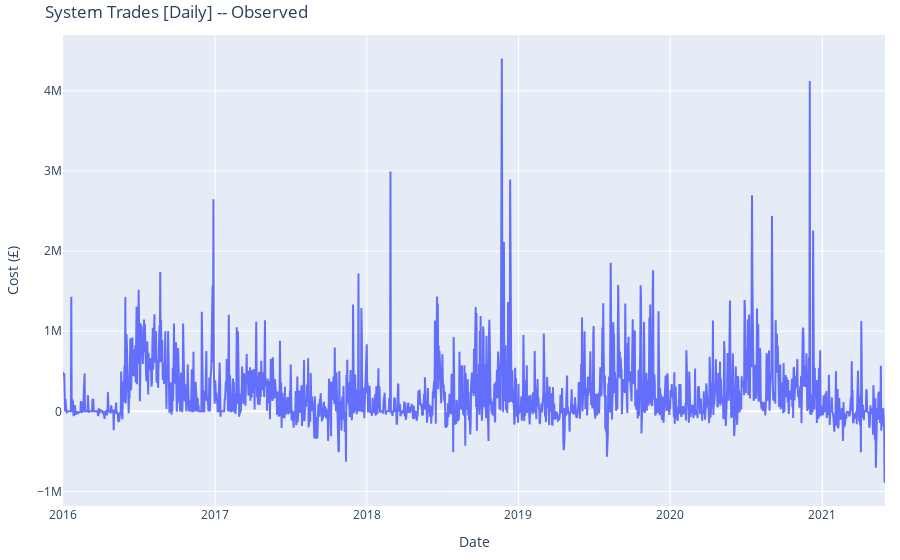
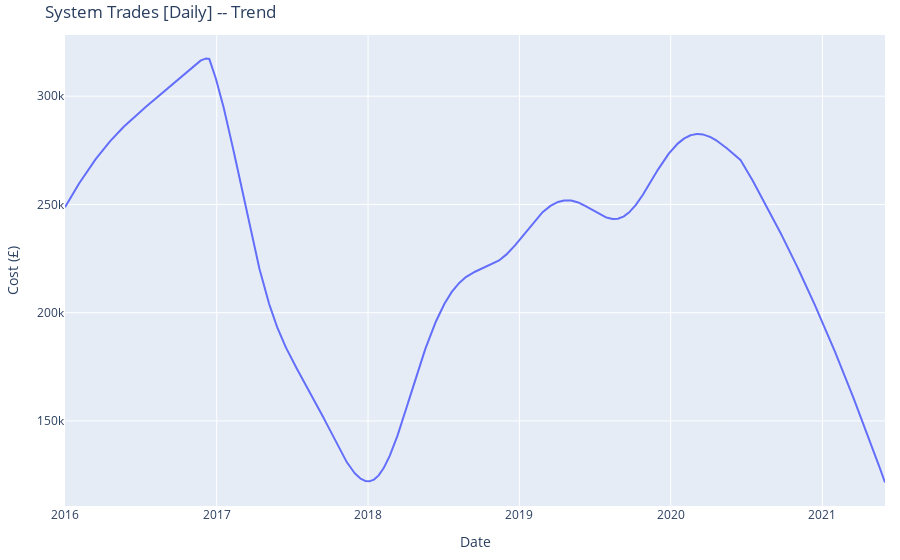
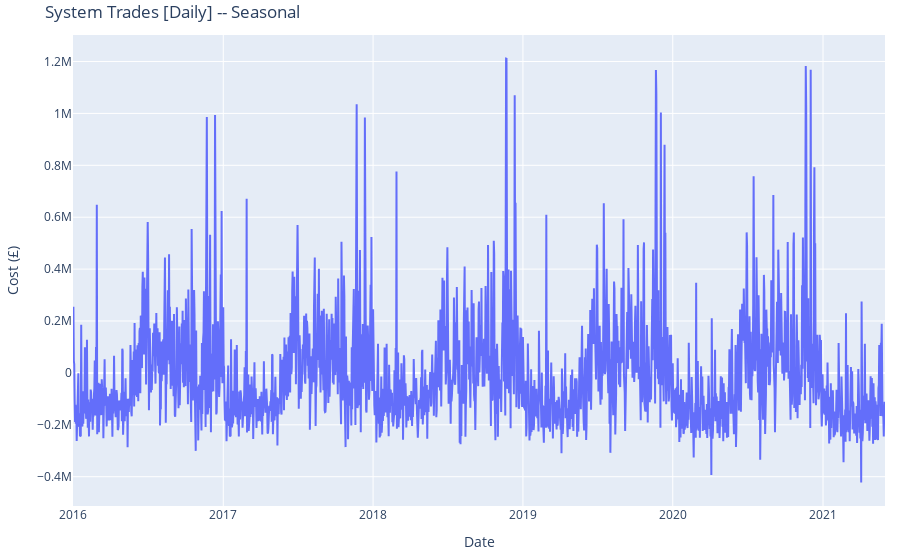
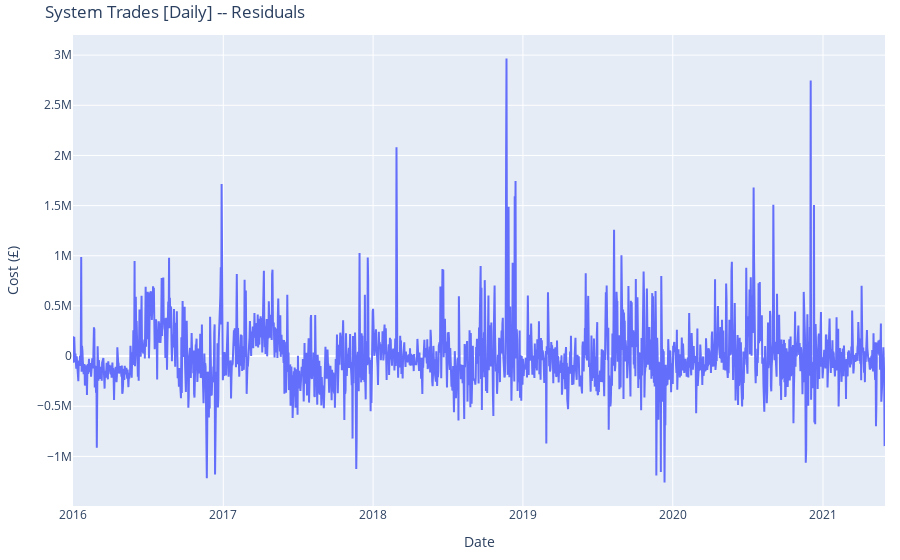

Notebook code for these charts, in order:
### Code cell
layout = go.Layout(
margin=go.layout.Margin(
        l=20, #left margin
        r=15, #right margin
        b=15, #bottom margin
        t=35, #top margin
                        ), xaxis_title="Date", yaxis_title="Cost (£)",
                    )

fig = go.Figure(data=go.Scatter(x=stlplot_sysD.observed["End Time_D&T"], y=stlplot_sysD.observed["Cost"]), 
                layout=layout)
fig.update_layout(title="System Trades [Daily] -- Observed")
fig.show()
for i, t in zip([stlplot_sysD.trend, stlplot_sysD.seasonal, stlplot_sysD.resid],["Trend","Seasonal","Residuals"]):
    # title = f"System Trades [Daily] -- {t}"
    fig = go.Figure(data=go.Scatter(x=i.index, y=i.values), layout=layout)
    fig.update_layout(title=f"System Trades [Daily] -- {t}")
    fig.show()
    
    
#! Unnecessary
#  font=dict(
#         family="Courier New, monospace",
#         # size=18,
#         color="RebeccaPurple"
#     )

### Figure 1 — Plotly figure (JSON) as saved in the notebook; plotly's stock layout.template omitted (floating-point values rounded to 4 significant figures; data arrays with more than 128 entries replaced by an {"elided": "..."} marker saying what was removed)
{"data": [{"type": "scatter", "x": {"elided": "1979 str values"}, "y": {"elided": "1979 float values"}}], "layout": {"margin": {"b": 15, "l": 20, "r": 15, "t": 35}, "title": {"text": "System Trades [Daily] -- Observed"}, "xaxis": {"title": {"text": "Date"}}, "yaxis": {"title": {"text": "Cost (£)"}}}}

### Figure 2 — Plotly figure (JSON) as saved in the notebook; plotly's stock layout.template omitted (floating-point values rounded to 4 significant figures; data arrays with more than 128 entries replaced by an {"elided": "..."} marker saying what was removed)
{"data": [{"type": "scatter", "x": {"elided": "1979 str values"}, "y": {"elided": "1979 float values"}}], "layout": {"margin": {"b": 15, "l": 20, "r": 15, "t": 35}, "title": {"text": "System Trades [Daily] -- Trend"}, "xaxis": {"title": {"text": "Date"}}, "yaxis": {"title": {"text": "Cost (£)"}}}}

### Figure 3 — Plotly figure (JSON) as saved in the notebook; plotly's stock layout.template omitted (floating-point values rounded to 4 significant figures; data arrays with more than 128 entries replaced by an {"elided": "..."} marker saying what was removed)
{"data": [{"type": "scatter", "x": {"elided": "1979 str values"}, "y": {"elided": "1979 float values"}}], "layout": {"margin": {"b": 15, "l": 20, "r": 15, "t": 35}, "title": {"text": "System Trades [Daily] -- Seasonal"}, "xaxis": {"title": {"text": "Date"}}, "yaxis": {"title": {"text": "Cost (£)"}}}}

### Figure 4 — Plotly figure (JSON) as saved in the notebook; plotly's stock layout.template omitted (floating-point values rounded to 4 significant figures; data arrays with more than 128 entries replaced by an {"elided": "..."} marker saying what was removed)
{"data": [{"type": "scatter", "x": {"elided": "1979 str values"}, "y": {"elided": "1979 float values"}}], "layout": {"margin": {"b": 15, "l": 20, "r": 15, "t": 35}, "title": {"text": "System Trades [Daily] -- Residuals"}, "xaxis": {"title": {"text": "Date"}}, "yaxis": {"title": {"text": "Cost (£)"}}}}
